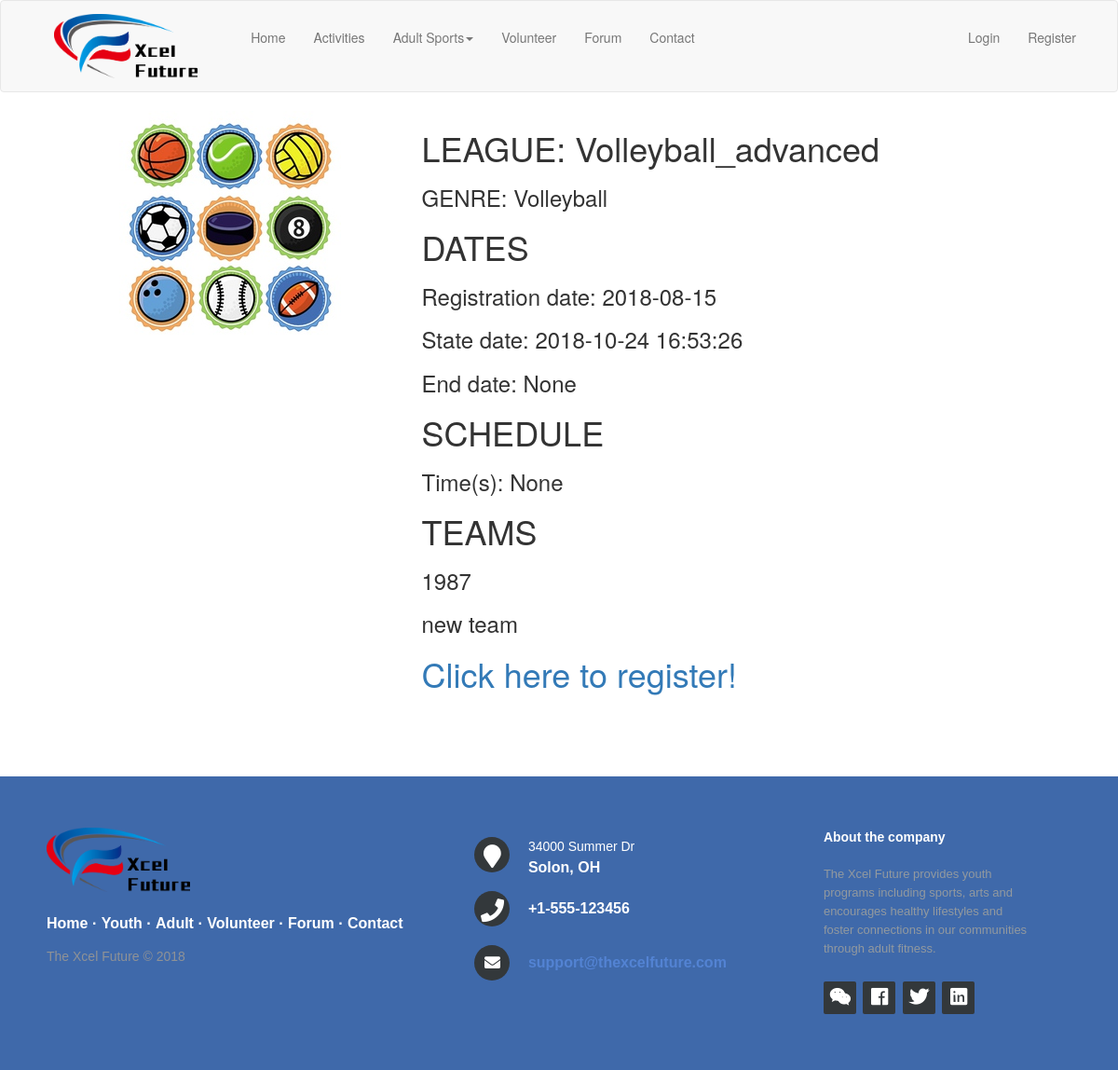
Page /leagues/1 on the committed database.
### app/models.py (models this page shows, shortened)
class Image(db.Model):
    id = db.Column(db.Integer, primary_key=True)
    name = db.Column(db.Unicode(64))
    path = db.Column(db.Unicode(128))

class League(db.Model):
    id = db.Column(db.Integer, primary_key=True)
    name = db.Column(db.String(200))
    genre = db.Column(db.String(64))
    guy_num = db.Column(db.Integer)
    girl_num = db.Column(db.Integer)
    open_registration = db.Column(db.Date)
    start_date = db.Column(db.DateTime, index=True, default=datetime.now)
    end_date = db.Column(db.DateTime, index=True)
    time_1 = db.Column(db.DateTime)
    time_2 = db.Column(db.DateTime)
    how_long = db.Column(db.Integer)
    where = db.Column(db.String(200))
    limit = db.Column(db.Integer)
    team_num = db.Column(db.Integer)
    rule = db.Column(db.Text)
    teams = db.relationship('League_Team', back_populates='league')
    league_image = db.relationship('Image', secondary=league_image_table,
                  backref=db.backref('image_league', lazy='dynamic'), lazy='dynamic')
    def get_teams(self):
        return Team.query.join(
            League_Team, (League_Team.team_id == Team.id)).filter(
                League_Team.league_id == self.id)
    def registrable(self):
        if self.start_date is None or self.start_date < datetime.now():
            return False
        if self.team_num is None:
            self.team_num = 0
        if self.limit is None:
            self.limit = 100000
            db.session.commit()
        return self.start_date >= datetime.now() and self.team_num < self.limit
    def related_images(self):
        return Image.query.join(
            league_image_table, (league_image_table.c.image_id == Image.id)).filter(
                league_image_table.c.league_id == self.id)

class Team(db.Model):
    id = db.Column(db.Integer, primary_key=True)
    name = db.Column(db.String(64))
    leagues = db.relationship('League_Team', back_populates='team')
    account_id = db.Column(db.Integer, db.ForeignKey('user.id'))

### app/routes.py (the view)
@app.route('/leagues/<league>')
def league(league):
    league = League.query.filter_by(id=int(league)).first()
    registrable = league.registrable()
    image = league.related_images().first()
    teams = league.get_teams()
    return render_template('league_detail.html', title='league_detail', league=league, registrable=registrable, image=image, teams=teams)

### app/templates/league_detail.html
{% extends "base.html" %}
{% block app_content %}
<div class="row">
    <div class="col-md-3">
        <img src="/static/img/{{ image.path }}">
    </div>
    <div class="col-md-1"></div>
    <div class="col-md-8">
        <h1>LEAGUE: {{ league.name }}</h1>
        <h3>GENRE: {{ league.genre }}</h3>
        <h1>DATES </h1>
        <h3>Registration date: {{ league.open_registration }}</h3>
        <h3>State date: {{ league.start_date }}</h3>
        <h3>End date: {{ league.end_date }}</h3>
        <h1>SCHEDULE </h1>
        <h3>Time(s): {{ league.time_1 }}</h3>
        <h1>TEAMS</h1>
        {% for team in teams %}
        <h3>{{ team.name }}</h3>
        {% endfor %}
        {% if league.registrable %}
        <h1><a href="{{ url_for('register_league', league=league.id) }}">Click here to register!</a></h1>
        {% endif %}
    </div>
</div>
{% endblock %}

### rows in the picture
Image: path (picture)
League: name "Volleyball_advanced", genre "Volleyball", open_registration "2018-08-15", start_date "2018-10-24 16:53:26", end_date "None", time_1 "None"
Team: name "1987"
Team: name "new team"

### other values in the picture
{{ 'Home' }} "Home"
{{ 'Activities' }} "Activities"
{{ 'Adult Sports' }} "Adult Sports"
{{ 'Volunteer' }} "Volunteer"
{{ 'Forum' }} "Forum"
{{ 'Contact' }} "Contact"
{{ 'Login' }} "Login"
{{ 'Register' }} "Register"
